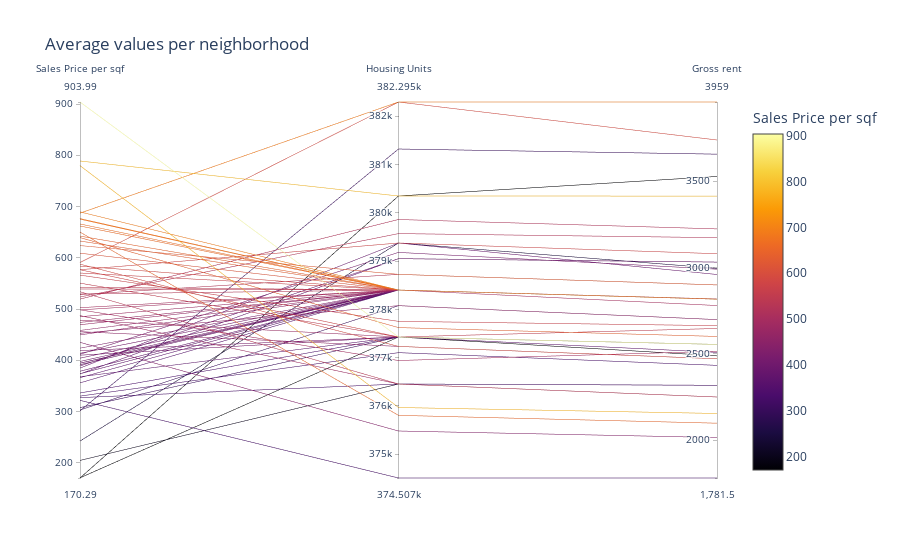

The code cell stored with this chart in its notebook:
### Markdown cell above
## Parallel Coordinates and Parallel Categories Analysis

In this section, you will use plotly express to create parallel coordinates and parallel categories visualizations so that investors can interactively filter and explore various factors related to the sales price of the neighborhoods. 

Using the DataFrame of Average values per neighborhood (calculated above), create the following visualizations:
1. Create a Parallel Coordinates Plot
2. Create a Parallel Categories Plot

### Code cell
# Parallel Coordinates Plot
px.parallel_coordinates(
    expensive_neighborhoods,
    color="sale_price_sqr_foot",
    color_continuous_scale=px.colors.sequential.Inferno,
    title='Average values per neighborhood',
    labels={'neighborhood': "Neighborhood", 
            'sale_price_sqr_foot':'Sales Price per sqf',
           'housing_units':'Housing Units',
           'gross_rent':'Gross rent'},
)
